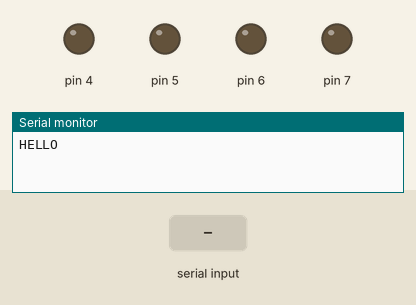
This sketch was run on a simulated Arduino Uno, built with avr-gcc and run on an emulated ATmega328P. Parts: output pins drawn as LEDs (lit = HIGH), the last lines printed to the serial monitor. Inputs (shaded band) come from the test bench.

Above: at 1.2 s.
1.3 s: "L" received over Serial
At 1.8 s:
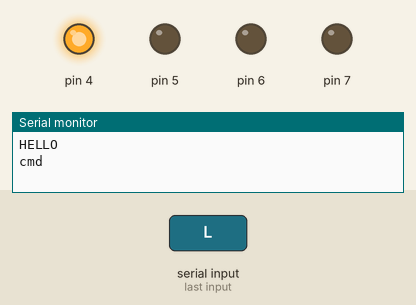
2.8 s: "R" received over Serial
At 4.0 s:
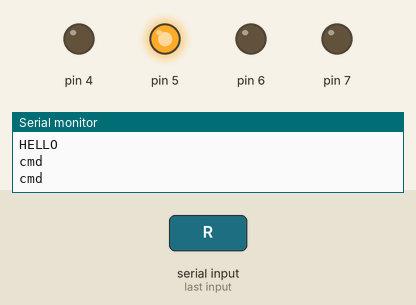
4.3 s: "F" received over Serial
At 5.2 s:
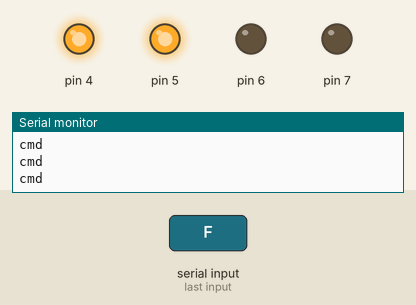
5.8 s: "B" received over Serial
At 6.4 s:
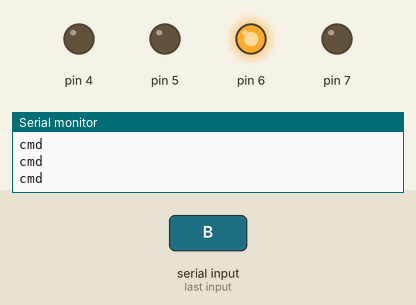
7.3 s: "E" received over Serial
At 8.5 s:
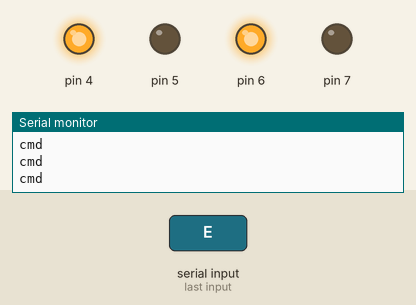
8.8 s: "S" received over Serial
At 9.9 s:
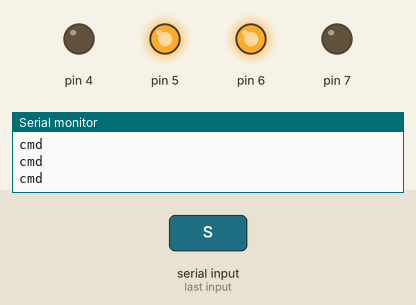
Timing chart, 0 to 11.3 s (numbered marks = the images above; inputs shaded):
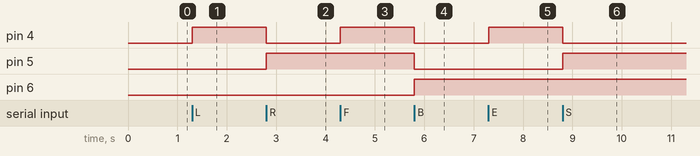

Measured:
- after the input at 1.3 s, pin 4: LOW → HIGH at once
- after the input at 2.8 s, pin 4: HIGH → LOW at once; pin 5: LOW → HIGH at once
- after the input at 4.3 s, pin 4: LOW → HIGH at once
- after the input at 5.8 s, pin 4, pin 5: HIGH → LOW at once; pin 6: LOW → HIGH at once
- after the input at 7.3 s, pin 4: LOW → HIGH at once
- after the input at 8.8 s, pin 4: HIGH → LOW at once; pin 5: LOW → HIGH at once

The sketch:

InsanityMK.ino
```cpp
int left[4]={0,0,0,1};
int right[4]={0,0,1,0};
int forward[4]={0,0,1,1};
int reverse[4]={0,1,0,0};
int excavate[4]={0,1,0,1};
int shake[4]={0,1,1,0};
int towup[4]={1,0,0,1};
int towdown[4]={1,0,1,0};

int pincount=0;
char cmd;
int i;

void setup() {
  // put your setup code here, to run once:
  for (i=4; i<8; i++)
  {
    pinMode(i,OUTPUT);
  }

  Serial.begin(9600);
  Serial.println("HELLO");

}

void loop()
{
  if(Serial.available()>0)
  {
    cmd = Serial.read();

    if (cmd=='L')
    {
      digitalWrite(13,HIGH);
      Serial.println("cmd");
      pincount=0;
      for (i=7; i>3; i--)
      {
        digitalWrite(i,left[pincount]);
        pincount++;
      }
      delay(100);
      Serial.flush();
    }

    else if (cmd=='R')
    {
      Serial.println("cmd");
      digitalWrite(13,HIGH);
      pincount=0;
      for (i=7; i>3; i--)
      {
        digitalWrite(i,right[pincount]);
        pincount++;
      }
      delay(100);
      Serial.flush();
    }

    else if (cmd=='F')
    {
      Serial.println("cmd");
      digitalWrite(13,HIGH);
      pincount=0;
      for (int i=7; i>3; i--)
      {
        digitalWrite(i,forward[pincount]);
        pincount++;
      }
      delay(100);
      Serial.flush();
    }

    else if (cmd=='B')
    {
      Serial.println("cmd");
      digitalWrite(13,HIGH);
      pincount=0;
      for (int i=7; i>3; i--)
      {
        digitalWrite(i,reverse[pincount]);
        pincount++;
      }
      delay(100);
      Serial.flush();
    }

    else if (cmd=='E')
    {
      pincount=0;
      for (int i=7; i>3; i--)
      {
        digitalWrite(i,excavate[pincount]);
        pincount++;
      }
      delay(100);
      Serial.flush();
    }

    else if (cmd=='S')
    {
      pincount=0;
      for (int i=7; i>3; i--)
      {
        digitalWrite(i,shake[pincount]);
        pincount++;
      }
      delay(100);
      Serial.flush();
    }

    else if (cmd=='U')
    {
      pincount=0;
      for (int i=7; i>3; i--)
      {
        digitalWrite(i,towup[pincount]);
        pincount++;
      }
      delay(100);
      Serial.flush();
    }

    else if (cmd=='D')
    {
      pincount=0;
      for (int i=7; i>3; i--)
      {
        digitalWrite(i,towdown[pincount]);
        pincount++;
      }
      delay(100);
      Serial.flush();
    }

    else if (cmd=='X')
    {
      pincount=0;
      for (int i=7; i>3; i--)
      {
        digitalWrite(i,0);
        pincount++;
      }
      delay(100);
      Serial.flush();
    }

    else
    {
      for (int i=7; i>3; i--)
      {
        digitalWrite(i,0);
        pincount++;
      }
      digitalWrite(13,LOW);
      //STOP ROBOT?
      delay(100);
      Serial.flush();
    }
  }
}
```
